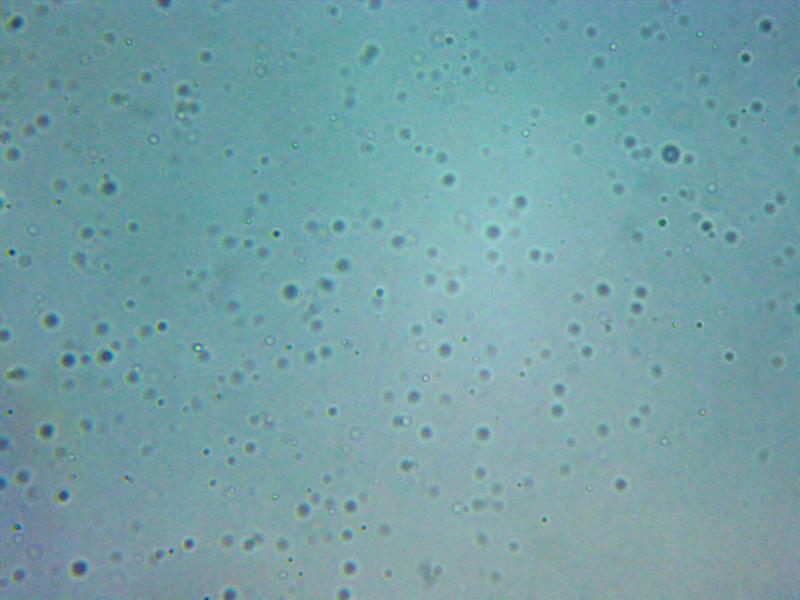
#> input picture dataset/snap0001.jpg, 800 x 600 px
$ python model.py
#> lines starting #> are read from the running program, lines starting #| are printed output that depends on the picture; after the words box and inside, x2 and y2 are one past the last pixel; in counts of white or black regions, pixels touching at a corner belong together
#> further down, img is the input picture: shape (600, 800, 3); mean B, G, R 166.1, 160.1, 116.7
import cv2


def imageDrawContours(img):
    '''Возвращает изображение с обрезанными краями и нарисованными контурами и контуры'''
    # CLAHE (Contrast Limited Adaptive Histogram Equalization)
    clahe = cv2.createCLAHE(clipLimit=3., tileGridSize=(9,9))
    lab = cv2.cvtColor(img, cv2.COLOR_BGR2LAB)  # convert from BGR to LAB color space
#> lab: shape (600, 800, 3); mean of channels 0, 1, 2 161, 115, 120.2
    l, a, b = cv2.split(lab)  # split on 3 different channels
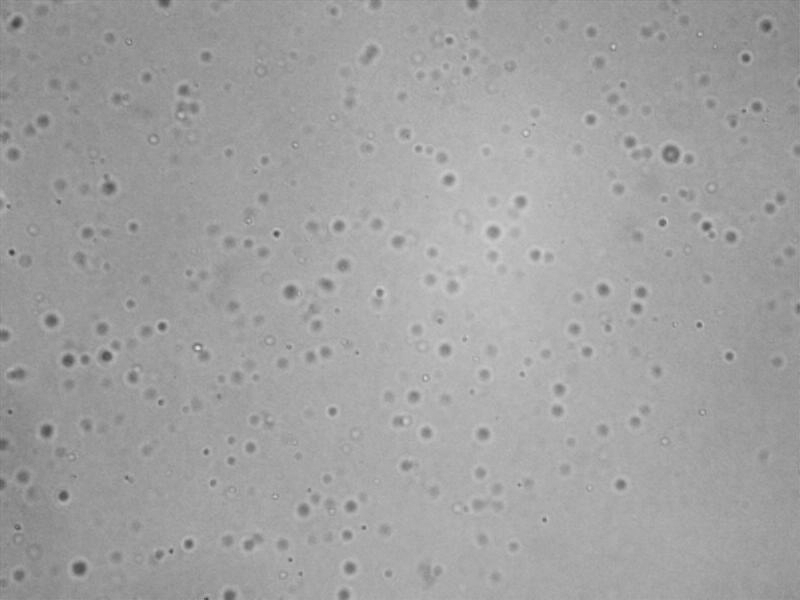
#> l: shape (600, 800); min 61, max 225, mean 161
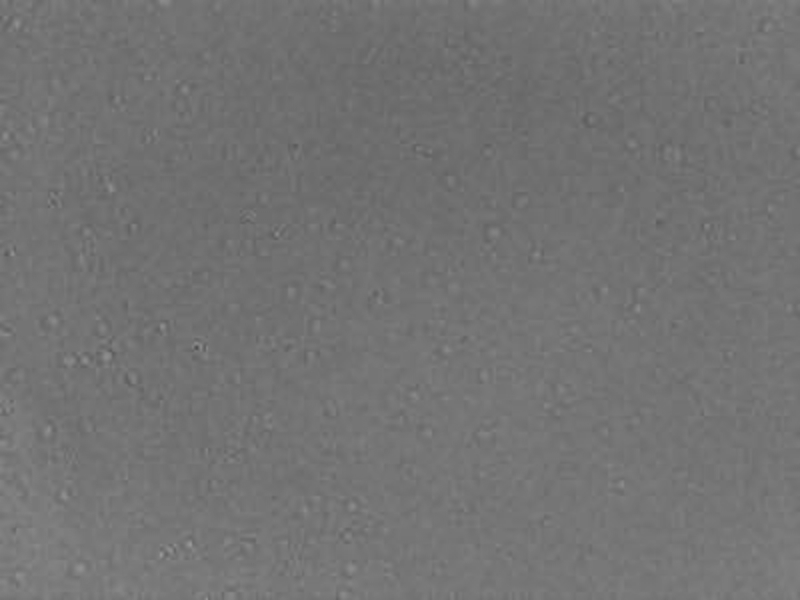
#> a: shape (600, 800); min 77, max 153, mean 115
    lab = cv2.merge((clahe.apply(l),a,b))  # merge channels
#> lab: shape (600, 800, 3); mean of channels 0, 1, 2 156.6, 115, 120.2
    img = cv2.threshold(cv2.GaussianBlur(cv2.cvtColor(cv2.cvtColor(lab, cv2.COLOR_LAB2BGR), cv2.COLOR_BGR2GRAY), (5, 5), 0), 110, 255, cv2.THRESH_BINARY)[1]
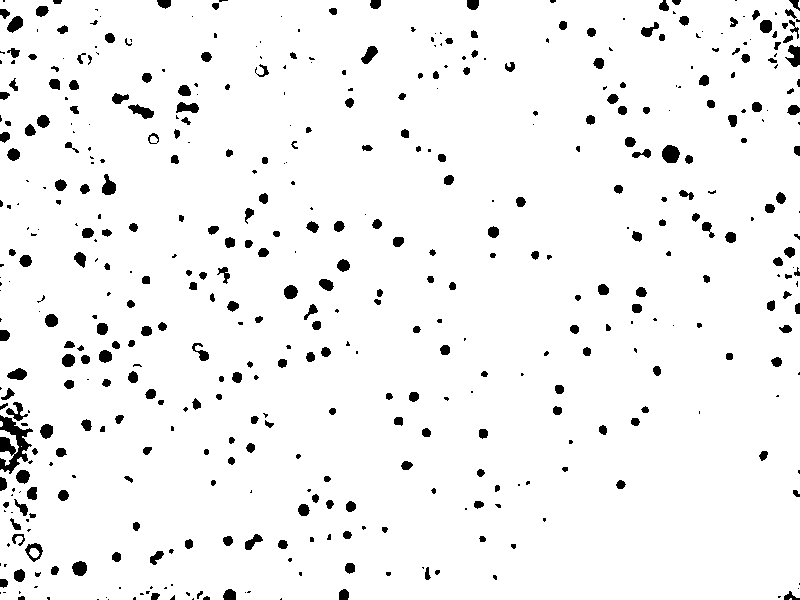
#> img: shape (600, 800); 95.5% white; 493 black regions (203 under 20 px)
    contours = cv2.findContours(img, cv2.RETR_LIST, cv2.CHAIN_APPROX_SIMPLE)[0][:-15]
#> contours = 436 contours, 147 with area under 20; largest, box (x1, y1, x2, y2) and area: (661, 144, 681, 164) 278, (24, 542, 44, 563) 254, (127, 103, 155, 120) 232, (0, 430, 19, 466) 217, (101, 173, 117, 196) 216
    cv2.drawContours(img, contours, -1, (0, 255, 0), 2)
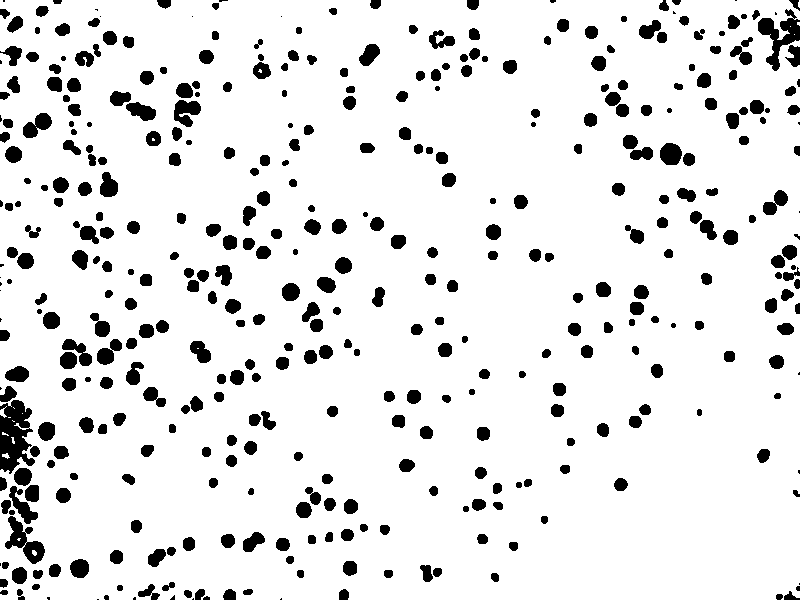
#> img: shape (600, 800); 90% white; 423 black regions (33 under 20 px), largest, box (x1, y1, x2, y2) and area: (0, 400, 35, 474) 1683, (758, 9, 800, 71) 1021, (5, 516, 45, 564) 799

    return [img, contours]

img = cv2.imread('dataset/snap0001.jpg')
pos, radius = [300,300], 9
sector = imageDrawContours(img)[0]
cv2.imshow('Image', sector)
cv2.waitKey(0)
cv2.destroyAllWindows()

x1 = int(pos[0] - radius*3)
x2 = int(pos[0] + radius*3)
y1 = int(pos[1] - radius*3)
y2 = int(pos[1] + radius*3)
sector = img[x1:x2, y1:y2] #Выделяем область поиска
cv2.imshow('Image', sector)
cv2.waitKey(0)
cv2.destroyAllWindows()
sector = imageDrawContours(sector)[0]
#> in imageDrawContours (call 2), `lab = cv2.cvtColor(img, cv2.COLOR_BGR2LAB)`: lab: shape (54, 54, 3); mean of channels 0, 1, 2 163.7, 113.1, 120.2
#> in imageDrawContours (call 2), `l, a, b = cv2.split(lab)`:
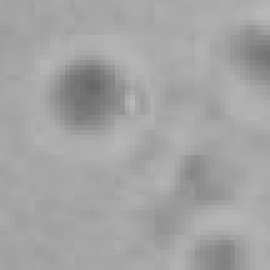
#> l: shape (54, 54) (shown 5 times larger); min 104, max 185, mean 163.7
#> in imageDrawContours (call 2), `l, a, b = cv2.split(lab)`:
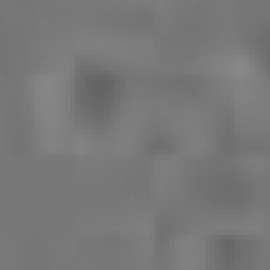
#> b: shape (54, 54) (shown 5 times larger); min 99, max 137, mean 120.2
#> in imageDrawContours (call 2), `lab = cv2.merge((clahe.apply(l),a,b))`: lab: shape (54, 54, 3); mean of channels 0, 1, 2 163.1, 113.1, 120.2
#> in imageDrawContours (call 2), `img = cv2.threshold(cv2.GaussianBlur(cv2.cvtColor(cv2.cvtColor(lab, cv..`:
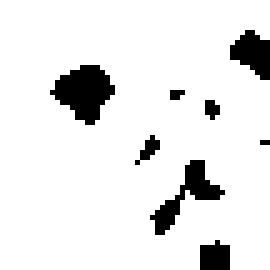
#> img: shape (54, 54) (shown 5 times larger); 90.5% white; 8 black regions (4 under 20 px), largest, box (x1, y1, x2, y2) and area: (10, 13, 23, 25) 95, (30, 32, 45, 47) 69, (46, 6, 54, 16) 52, (40, 48, 46, 54) 31
#> in imageDrawContours (call 2), `contours = cv2.findContours(img, cv2.RETR_LIST, cv2.CHAIN_APPROX_SIMPL..`: contours = []
cv2.imshow('Image', sector)
cv2.waitKey(0)
cv2.destroyAllWindows()
